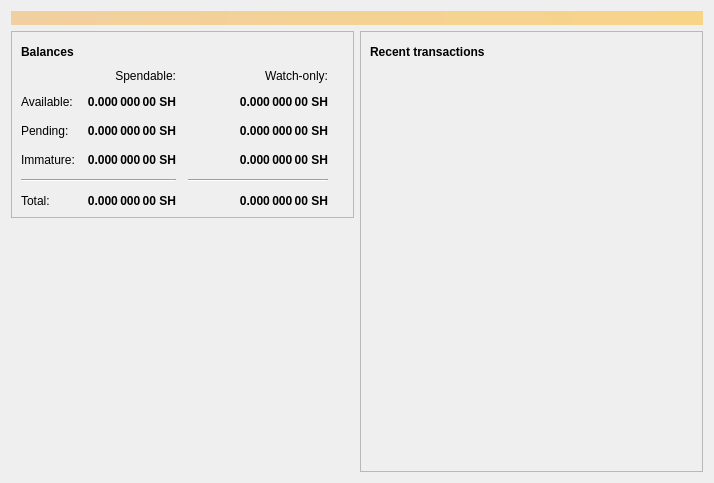
<?xml version="1.0" encoding="UTF-8"?>
<ui version="4.0">
 <class>OverviewPage</class>
 <widget class="QWidget" name="OverviewPage">
  <property name="geometry">
   <rect>
    <x>0</x>
    <y>0</y>
    <width>714</width>
    <height>483</height>
   </rect>
  </property>
  <property name="windowTitle">
   <string>Form</string>
  </property>
  <layout class="QVBoxLayout" name="topLayout">
   <item>
    <widget class="QLabel" name="labelAlerts">
     <property name="visible">
      <bool>false</bool>
     </property>
     <property name="styleSheet">
      <string notr="true">QLabel { background-color: qlineargradient(x1: 0, y1: 0, x2: 1, y2: 0, stop:0 #F0D0A0, stop:1 #F8D488); color:#000000; }</string>
     </property>
     <property name="wordWrap">
      <bool>true</bool>
     </property>
     <property name="margin">
      <number>3</number>
     </property>
     <property name="textInteractionFlags">
      <set>Qt::TextSelectableByMouse</set>
     </property>
    </widget>
   </item>
   <item>
    <layout class="QHBoxLayout" name="horizontalLayout" stretch="1,1">
     <item>
      <layout class="QVBoxLayout" name="verticalLayout_2">
       <item>
        <widget class="QFrame" name="frame">
         <property name="frameShape">
          <enum>QFrame::StyledPanel</enum>
         </property>
         <property name="frameShadow">
          <enum>QFrame::Raised</enum>
         </property>
         <layout class="QVBoxLayout" name="verticalLayout_4">
          <item>
           <layout class="QHBoxLayout" name="horizontalLayout_4">
            <item>
             <widget class="QLabel" name="label_5">
              <property name="font">
               <font>
                <weight>75</weight>
                <bold>true</bold>
               </font>
              </property>
              <property name="text">
               <string>Balances</string>
              </property>
             </widget>
            </item>
            <item>
             <widget class="QPushButton" name="labelWalletStatus">
              <property name="enabled">
               <bool>true</bool>
              </property>
              <property name="maximumSize">
               <size>
                <width>30</width>
                <height>16777215</height>
               </size>
              </property>
              <property name="toolTip">
               <string>The displayed information may be out of date. Your wallet automatically synchronizes with the Shillingcoin network after a connection is established, but this process has not completed yet.</string>
              </property>
              <property name="text">
               <string/>
              </property>
              <property name="icon">
               <iconset resource="../bitcoin.qrc">
                <normaloff>:/icons/warning</normaloff>
                <disabledoff>:/icons/warning</disabledoff>:/icons/warning</iconset>
              </property>
              <property name="iconSize">
               <size>
                <width>24</width>
                <height>24</height>
               </size>
              </property>
              <property name="flat">
               <bool>true</bool>
              </property>
             </widget>
            </item>
            <item>
             <spacer name="horizontalSpacer_3">
              <property name="orientation">
               <enum>Qt::Horizontal</enum>
              </property>
              <property name="sizeHint" stdset="0">
               <size>
                <width>40</width>
                <height>20</height>
               </size>
              </property>
             </spacer>
            </item>
           </layout>
          </item>
          <item>
           <layout class="QGridLayout" name="gridLayout">
            <property name="spacing">
             <number>12</number>
            </property>
            <item row="2" column="2">
             <widget class="QLabel" name="labelWatchPending">
              <property name="font">
               <font>
                <weight>75</weight>
                <bold>true</bold>
               </font>
              </property>
              <property name="cursor">
               <cursorShape>IBeamCursor</cursorShape>
              </property>
              <property name="toolTip">
               <string>Unconfirmed transactions to watch-only addresses</string>
              </property>
              <property name="text">
               <string notr="true">0.000 000 00 SH</string>
              </property>
              <property name="alignment">
               <set>Qt::AlignRight|Qt::AlignTrailing|Qt::AlignVCenter</set>
              </property>
              <property name="textInteractionFlags">
               <set>Qt::LinksAccessibleByMouse|Qt::TextSelectableByKeyboard|Qt::TextSelectableByMouse</set>
              </property>
             </widget>
            </item>
            <item row="2" column="1">
             <widget class="QLabel" name="labelUnconfirmed">
              <property name="font">
               <font>
                <weight>75</weight>
                <bold>true</bold>
               </font>
              </property>
              <property name="cursor">
               <cursorShape>IBeamCursor</cursorShape>
              </property>
              <property name="toolTip">
               <string>Total of transactions that have yet to be confirmed, and do not yet count toward the spendable balance</string>
              </property>
              <property name="text">
               <string notr="true">0.000 000 00 SH</string>
              </property>
              <property name="alignment">
               <set>Qt::AlignRight|Qt::AlignTrailing|Qt::AlignVCenter</set>
              </property>
              <property name="textInteractionFlags">
               <set>Qt::LinksAccessibleByMouse|Qt::TextSelectableByKeyboard|Qt::TextSelectableByMouse</set>
              </property>
             </widget>
            </item>
            <item row="4" column="0" colspan="2">
             <widget class="Line" name="line">
              <property name="orientation">
               <enum>Qt::Horizontal</enum>
              </property>
             </widget>
            </item>
            <item row="4" column="2">
             <widget class="Line" name="lineWatchBalance">
              <property name="sizePolicy">
               <sizepolicy hsizetype="Preferred" vsizetype="Fixed">
                <horstretch>0</horstretch>
                <verstretch>0</verstretch>
               </sizepolicy>
              </property>
              <property name="minimumSize">
               <size>
                <width>140</width>
                <height>0</height>
               </size>
              </property>
              <property name="orientation">
               <enum>Qt::Horizontal</enum>
              </property>
             </widget>
            </item>
            <item row="3" column="2">
             <widget class="QLabel" name="labelWatchImmature">
              <property name="font">
               <font>
                <weight>75</weight>
                <bold>true</bold>
               </font>
              </property>
              <property name="cursor">
               <cursorShape>IBeamCursor</cursorShape>
              </property>
              <property name="toolTip">
               <string>Mined balance in watch-only addresses that has not yet matured</string>
              </property>
              <property name="text">
               <string notr="true">0.000 000 00 SH</string>
              </property>
              <property name="alignment">
               <set>Qt::AlignRight|Qt::AlignTrailing|Qt::AlignVCenter</set>
              </property>
              <property name="textInteractionFlags">
               <set>Qt::LinksAccessibleByMouse|Qt::TextSelectableByKeyboard|Qt::TextSelectableByMouse</set>
              </property>
             </widget>
            </item>
            <item row="5" column="0">
             <widget class="QLabel" name="labelTotalText">
              <property name="text">
               <string>Total:</string>
              </property>
             </widget>
            </item>
            <item row="3" column="1">
             <widget class="QLabel" name="labelImmature">
              <property name="font">
               <font>
                <weight>75</weight>
                <bold>true</bold>
               </font>
              </property>
              <property name="cursor">
               <cursorShape>IBeamCursor</cursorShape>
              </property>
              <property name="toolTip">
               <string>Mined balance that has not yet matured</string>
              </property>
              <property name="text">
               <string notr="true">0.000 000 00 SH</string>
              </property>
              <property name="alignment">
               <set>Qt::AlignRight|Qt::AlignTrailing|Qt::AlignVCenter</set>
              </property>
              <property name="textInteractionFlags">
               <set>Qt::LinksAccessibleByMouse|Qt::TextSelectableByKeyboard|Qt::TextSelectableByMouse</set>
              </property>
             </widget>
            </item>
            <item row="5" column="1">
             <widget class="QLabel" name="labelTotal">
              <property name="font">
               <font>
                <weight>75</weight>
                <bold>true</bold>
               </font>
              </property>
              <property name="cursor">
               <cursorShape>IBeamCursor</cursorShape>
              </property>
              <property name="toolTip">
               <string>Your current total balance</string>
              </property>
              <property name="text">
               <string notr="true">0.000 000 00 SH</string>
              </property>
              <property name="alignment">
               <set>Qt::AlignRight|Qt::AlignTrailing|Qt::AlignVCenter</set>
              </property>
              <property name="textInteractionFlags">
               <set>Qt::LinksAccessibleByMouse|Qt::TextSelectableByKeyboard|Qt::TextSelectableByMouse</set>
              </property>
             </widget>
            </item>
            <item row="2" column="3">
             <spacer name="horizontalSpacer_2">
              <property name="orientation">
               <enum>Qt::Horizontal</enum>
              </property>
              <property name="sizeHint" stdset="0">
               <size>
                <width>40</width>
                <height>20</height>
               </size>
              </property>
             </spacer>
            </item>
            <item row="3" column="0">
             <widget class="QLabel" name="labelImmatureText">
              <property name="text">
               <string>Immature:</string>
              </property>
             </widget>
            </item>
            <item row="5" column="2">
             <widget class="QLabel" name="labelWatchTotal">
              <property name="font">
               <font>
                <weight>75</weight>
                <bold>true</bold>
               </font>
              </property>
              <property name="cursor">
               <cursorShape>IBeamCursor</cursorShape>
              </property>
              <property name="toolTip">
               <string>Current total balance in watch-only addresses</string>
              </property>
              <property name="text">
               <string notr="true">0.000 000 00 SH</string>
              </property>
              <property name="alignment">
               <set>Qt::AlignRight|Qt::AlignTrailing|Qt::AlignVCenter</set>
              </property>
              <property name="textInteractionFlags">
               <set>Qt::LinksAccessibleByMouse|Qt::TextSelectableByKeyboard|Qt::TextSelectableByMouse</set>
              </property>
             </widget>
            </item>
            <item row="0" column="2">
             <widget class="QLabel" name="labelWatchonly">
              <property name="text">
               <string>Watch-only:</string>
              </property>
              <property name="alignment">
               <set>Qt::AlignRight|Qt::AlignTrailing|Qt::AlignVCenter</set>
              </property>
             </widget>
            </item>
            <item row="1" column="0">
             <widget class="QLabel" name="labelBalanceText">
              <property name="text">
               <string>Available:</string>
              </property>
             </widget>
            </item>
            <item row="1" column="1">
             <widget class="QLabel" name="labelBalance">
              <property name="font">
               <font>
                <weight>75</weight>
                <bold>true</bold>
               </font>
              </property>
              <property name="cursor">
               <cursorShape>IBeamCursor</cursorShape>
              </property>
              <property name="toolTip">
               <string>Your current spendable balance</string>
              </property>
              <property name="text">
               <string notr="true">0.000 000 00 SH</string>
              </property>
              <property name="alignment">
               <set>Qt::AlignRight|Qt::AlignTrailing|Qt::AlignVCenter</set>
              </property>
              <property name="textInteractionFlags">
               <set>Qt::LinksAccessibleByMouse|Qt::TextSelectableByKeyboard|Qt::TextSelectableByMouse</set>
              </property>
             </widget>
            </item>
            <item row="0" column="1">
             <widget class="QLabel" name="labelSpendable">
              <property name="text">
               <string>Spendable:</string>
              </property>
              <property name="alignment">
               <set>Qt::AlignRight|Qt::AlignTrailing|Qt::AlignVCenter</set>
              </property>
             </widget>
            </item>
            <item row="2" column="0">
             <widget class="QLabel" name="labelPendingText">
              <property name="text">
               <string>Pending:</string>
              </property>
             </widget>
            </item>
            <item row="1" column="2">
             <widget class="QLabel" name="labelWatchAvailable">
              <property name="font">
               <font>
                <weight>75</weight>
                <bold>true</bold>
               </font>
              </property>
              <property name="cursor">
               <cursorShape>IBeamCursor</cursorShape>
              </property>
              <property name="toolTip">
               <string>Your current balance in watch-only addresses</string>
              </property>
              <property name="text">
               <string notr="true">0.000 000 00 SH</string>
              </property>
              <property name="alignment">
               <set>Qt::AlignRight|Qt::AlignTrailing|Qt::AlignVCenter</set>
              </property>
              <property name="textInteractionFlags">
               <set>Qt::LinksAccessibleByMouse|Qt::TextSelectableByKeyboard|Qt::TextSelectableByMouse</set>
              </property>
             </widget>
            </item>
           </layout>
          </item>
         </layout>
        </widget>
       </item>
       <item>
        <spacer name="verticalSpacer_2">
         <property name="orientation">
          <enum>Qt::Vertical</enum>
         </property>
         <property name="sizeType">
          <enum>QSizePolicy::Expanding</enum>
         </property>
         <property name="sizeHint" stdset="0">
          <size>
           <width>20</width>
           <height>1</height>
          </size>
         </property>
        </spacer>
       </item>
       <item>
        <widget class="QLabel" name="label_9">
         <property name="sizePolicy">
          <sizepolicy hsizetype="Preferred" vsizetype="Preferred">
           <horstretch>0</horstretch>
           <verstretch>0</verstretch>
          </sizepolicy>
         </property>
         <property name="text">
          <string/>
         </property>
         <property name="pixmap">
          <pixmap resource="../bitcoin.qrc">:/icons/backg</pixmap>
         </property>
         <property name="scaledContents">
          <bool>false</bool>
         </property>
         <property name="alignment">
          <set>Qt::AlignCenter</set>
         </property>
         <property name="margin">
          <number>-2</number>
         </property>
        </widget>
       </item>
      </layout>
     </item>
     <item>
      <layout class="QVBoxLayout" name="verticalLayout_3">
       <item>
        <widget class="QFrame" name="frame_2">
         <property name="frameShape">
          <enum>QFrame::StyledPanel</enum>
         </property>
         <property name="frameShadow">
          <enum>QFrame::Raised</enum>
         </property>
         <layout class="QVBoxLayout" name="verticalLayout">
          <item>
           <layout class="QHBoxLayout" name="horizontalLayout_2">
            <item>
             <widget class="QLabel" name="label_4">
              <property name="font">
               <font>
                <weight>75</weight>
                <bold>true</bold>
               </font>
              </property>
              <property name="text">
               <string>Recent transactions</string>
              </property>
             </widget>
            </item>
            <item>
             <widget class="QPushButton" name="labelTransactionsStatus">
              <property name="enabled">
               <bool>true</bool>
              </property>
              <property name="maximumSize">
               <size>
                <width>30</width>
                <height>16777215</height>
               </size>
              </property>
              <property name="toolTip">
               <string>The displayed information may be out of date. Your wallet automatically synchronizes with the Shillingcoin network after a connection is established, but this process has not completed yet.</string>
              </property>
              <property name="text">
               <string/>
              </property>
              <property name="icon">
               <iconset resource="../bitcoin.qrc">
                <normaloff>:/icons/warning</normaloff>
                <disabledoff>:/icons/warning</disabledoff>:/icons/warning</iconset>
              </property>
              <property name="iconSize">
               <size>
                <width>24</width>
                <height>24</height>
               </size>
              </property>
              <property name="flat">
               <bool>true</bool>
              </property>
             </widget>
            </item>
            <item>
             <spacer name="horizontalSpacer">
              <property name="orientation">
               <enum>Qt::Horizontal</enum>
              </property>
              <property name="sizeHint" stdset="0">
               <size>
                <width>40</width>
                <height>20</height>
               </size>
              </property>
             </spacer>
            </item>
           </layout>
          </item>
          <item>
           <widget class="QListView" name="listTransactions">
            <property name="styleSheet">
             <string notr="true">QListView { background: transparent; }</string>
            </property>
            <property name="frameShape">
             <enum>QFrame::NoFrame</enum>
            </property>
            <property name="verticalScrollBarPolicy">
             <enum>Qt::ScrollBarAlwaysOff</enum>
            </property>
            <property name="horizontalScrollBarPolicy">
             <enum>Qt::ScrollBarAlwaysOff</enum>
            </property>
            <property name="selectionMode">
             <enum>QAbstractItemView::NoSelection</enum>
            </property>
           </widget>
          </item>
         </layout>
        </widget>
       </item>
      </layout>
     </item>
    </layout>
   </item>
  </layout>
 </widget>
 <resources>
  <include location="../../../../../shillingcoin/src/qt/bitcoin.qrc"/>
  <include location="../bitcoin.qrc"/>
 </resources>
 <connections/>
</ui>
